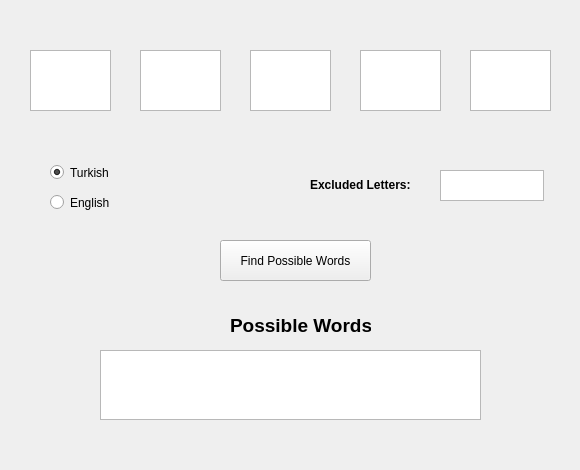
<?xml version="1.0" encoding="UTF-8"?>
<ui version="4.0">
 <class>MainWindow</class>
 <widget class="QMainWindow" name="MainWindow">
  <property name="geometry">
   <rect>
    <x>0</x>
    <y>0</y>
    <width>580</width>
    <height>470</height>
   </rect>
  </property>
  <property name="sizePolicy">
   <sizepolicy hsizetype="Fixed" vsizetype="Expanding">
    <horstretch>0</horstretch>
    <verstretch>0</verstretch>
   </sizepolicy>
  </property>
  <property name="minimumSize">
   <size>
    <width>580</width>
    <height>470</height>
   </size>
  </property>
  <property name="maximumSize">
   <size>
    <width>580</width>
    <height>470</height>
   </size>
  </property>
  <property name="windowTitle">
   <string>WordleFinder</string>
  </property>
  <widget class="QWidget" name="centralwidget">
   <property name="sizePolicy">
    <sizepolicy hsizetype="Fixed" vsizetype="Expanding">
     <horstretch>0</horstretch>
     <verstretch>0</verstretch>
    </sizepolicy>
   </property>
   <widget class="QTextEdit" name="input_ltr0">
    <property name="geometry">
     <rect>
      <x>30</x>
      <y>50</y>
      <width>81</width>
      <height>61</height>
     </rect>
    </property>
    <property name="styleSheet">
     <string notr="true">font: 28pt &quot;Ubuntu Sans&quot;;</string>
    </property>
    <property name="html">
     <string>&lt;!DOCTYPE HTML PUBLIC &quot;-//W3C//DTD HTML 4.0//EN&quot; &quot;http://www.w3.org/TR/REC-html40/strict.dtd&quot;&gt;
&lt;html&gt;&lt;head&gt;&lt;meta name=&quot;qrichtext&quot; content=&quot;1&quot; /&gt;&lt;style type=&quot;text/css&quot;&gt;
p, li { white-space: pre-wrap; }
&lt;/style&gt;&lt;/head&gt;&lt;body style=&quot; font-family:'Ubuntu Sans'; font-size:28pt; font-weight:400; font-style:normal;&quot;&gt;
&lt;p align=&quot;center&quot; style=&quot;-qt-paragraph-type:empty; margin-top:0px; margin-bottom:0px; margin-left:0px; margin-right:0px; -qt-block-indent:0; text-indent:0px;&quot;&gt;&lt;br /&gt;&lt;/p&gt;&lt;/body&gt;&lt;/html&gt;</string>
    </property>
   </widget>
   <widget class="QPushButton" name="button_find">
    <property name="geometry">
     <rect>
      <x>220</x>
      <y>240</y>
      <width>151</width>
      <height>41</height>
     </rect>
    </property>
    <property name="text">
     <string>Find Possible Words</string>
    </property>
   </widget>
   <widget class="QRadioButton" name="radio_english">
    <property name="geometry">
     <rect>
      <x>50</x>
      <y>190</y>
      <width>111</width>
      <height>25</height>
     </rect>
    </property>
    <property name="text">
     <string>English</string>
    </property>
   </widget>
   <widget class="QLabel" name="label_notContain">
    <property name="geometry">
     <rect>
      <x>310</x>
      <y>170</y>
      <width>131</width>
      <height>31</height>
     </rect>
    </property>
    <property name="text">
     <string>&lt;html&gt;&lt;head/&gt;&lt;body&gt;&lt;p&gt;&lt;span style=&quot; font-weight:600;&quot;&gt;Excluded Letters:&lt;/span&gt;&lt;/p&gt;&lt;/body&gt;&lt;/html&gt;</string>
    </property>
   </widget>
   <widget class="QLabel" name="label_possibleWords">
    <property name="geometry">
     <rect>
      <x>230</x>
      <y>310</y>
      <width>141</width>
      <height>31</height>
     </rect>
    </property>
    <property name="text">
     <string>&lt;html&gt;&lt;head/&gt;&lt;body&gt;&lt;p align=&quot;center&quot;&gt;&lt;span style=&quot; font-size:14pt; font-weight:600;&quot;&gt;Possible Words&lt;/span&gt;&lt;/p&gt;&lt;/body&gt;&lt;/html&gt;</string>
    </property>
   </widget>
   <widget class="QPlainTextEdit" name="input_notContain">
    <property name="geometry">
     <rect>
      <x>440</x>
      <y>170</y>
      <width>104</width>
      <height>31</height>
     </rect>
    </property>
   </widget>
   <widget class="QRadioButton" name="radio_turkish">
    <property name="geometry">
     <rect>
      <x>50</x>
      <y>160</y>
      <width>111</width>
      <height>25</height>
     </rect>
    </property>
    <property name="text">
     <string>Turkish</string>
    </property>
    <property name="checked">
     <bool>true</bool>
    </property>
   </widget>
   <widget class="QTextEdit" name="input_ltr0_2">
    <property name="geometry">
     <rect>
      <x>140</x>
      <y>50</y>
      <width>81</width>
      <height>61</height>
     </rect>
    </property>
    <property name="styleSheet">
     <string notr="true">font: 28pt &quot;Ubuntu Sans&quot;;</string>
    </property>
    <property name="html">
     <string>&lt;!DOCTYPE HTML PUBLIC &quot;-//W3C//DTD HTML 4.0//EN&quot; &quot;http://www.w3.org/TR/REC-html40/strict.dtd&quot;&gt;
&lt;html&gt;&lt;head&gt;&lt;meta name=&quot;qrichtext&quot; content=&quot;1&quot; /&gt;&lt;style type=&quot;text/css&quot;&gt;
p, li { white-space: pre-wrap; }
&lt;/style&gt;&lt;/head&gt;&lt;body style=&quot; font-family:'Ubuntu Sans'; font-size:28pt; font-weight:400; font-style:normal;&quot;&gt;
&lt;p align=&quot;center&quot; style=&quot;-qt-paragraph-type:empty; margin-top:0px; margin-bottom:0px; margin-left:0px; margin-right:0px; -qt-block-indent:0; text-indent:0px;&quot;&gt;&lt;br /&gt;&lt;/p&gt;&lt;/body&gt;&lt;/html&gt;</string>
    </property>
   </widget>
   <widget class="QTextEdit" name="input_ltr0_3">
    <property name="geometry">
     <rect>
      <x>250</x>
      <y>50</y>
      <width>81</width>
      <height>61</height>
     </rect>
    </property>
    <property name="styleSheet">
     <string notr="true">font: 28pt &quot;Ubuntu Sans&quot;;</string>
    </property>
    <property name="html">
     <string>&lt;!DOCTYPE HTML PUBLIC &quot;-//W3C//DTD HTML 4.0//EN&quot; &quot;http://www.w3.org/TR/REC-html40/strict.dtd&quot;&gt;
&lt;html&gt;&lt;head&gt;&lt;meta name=&quot;qrichtext&quot; content=&quot;1&quot; /&gt;&lt;style type=&quot;text/css&quot;&gt;
p, li { white-space: pre-wrap; }
&lt;/style&gt;&lt;/head&gt;&lt;body style=&quot; font-family:'Ubuntu Sans'; font-size:28pt; font-weight:400; font-style:normal;&quot;&gt;
&lt;p align=&quot;center&quot; style=&quot;-qt-paragraph-type:empty; margin-top:0px; margin-bottom:0px; margin-left:0px; margin-right:0px; -qt-block-indent:0; text-indent:0px;&quot;&gt;&lt;br /&gt;&lt;/p&gt;&lt;/body&gt;&lt;/html&gt;</string>
    </property>
   </widget>
   <widget class="QTextEdit" name="input_ltr0_4">
    <property name="geometry">
     <rect>
      <x>360</x>
      <y>50</y>
      <width>81</width>
      <height>61</height>
     </rect>
    </property>
    <property name="styleSheet">
     <string notr="true">font: 28pt &quot;Ubuntu Sans&quot;;</string>
    </property>
    <property name="html">
     <string>&lt;!DOCTYPE HTML PUBLIC &quot;-//W3C//DTD HTML 4.0//EN&quot; &quot;http://www.w3.org/TR/REC-html40/strict.dtd&quot;&gt;
&lt;html&gt;&lt;head&gt;&lt;meta name=&quot;qrichtext&quot; content=&quot;1&quot; /&gt;&lt;style type=&quot;text/css&quot;&gt;
p, li { white-space: pre-wrap; }
&lt;/style&gt;&lt;/head&gt;&lt;body style=&quot; font-family:'Ubuntu Sans'; font-size:28pt; font-weight:400; font-style:normal;&quot;&gt;
&lt;p align=&quot;center&quot; style=&quot;-qt-paragraph-type:empty; margin-top:0px; margin-bottom:0px; margin-left:0px; margin-right:0px; -qt-block-indent:0; text-indent:0px;&quot;&gt;&lt;br /&gt;&lt;/p&gt;&lt;/body&gt;&lt;/html&gt;</string>
    </property>
   </widget>
   <widget class="QTextEdit" name="input_ltr0_5">
    <property name="geometry">
     <rect>
      <x>470</x>
      <y>50</y>
      <width>81</width>
      <height>61</height>
     </rect>
    </property>
    <property name="styleSheet">
     <string notr="true">font: 28pt &quot;Ubuntu Sans&quot;;</string>
    </property>
    <property name="html">
     <string>&lt;!DOCTYPE HTML PUBLIC &quot;-//W3C//DTD HTML 4.0//EN&quot; &quot;http://www.w3.org/TR/REC-html40/strict.dtd&quot;&gt;
&lt;html&gt;&lt;head&gt;&lt;meta name=&quot;qrichtext&quot; content=&quot;1&quot; /&gt;&lt;style type=&quot;text/css&quot;&gt;
p, li { white-space: pre-wrap; }
&lt;/style&gt;&lt;/head&gt;&lt;body style=&quot; font-family:'Ubuntu Sans'; font-size:28pt; font-weight:400; font-style:normal;&quot;&gt;
&lt;p align=&quot;center&quot; style=&quot;-qt-paragraph-type:empty; margin-top:0px; margin-bottom:0px; margin-left:0px; margin-right:0px; -qt-block-indent:0; text-indent:0px;&quot;&gt;&lt;br /&gt;&lt;/p&gt;&lt;/body&gt;&lt;/html&gt;</string>
    </property>
   </widget>
   <widget class="QPlainTextEdit" name="label_result">
    <property name="geometry">
     <rect>
      <x>100</x>
      <y>350</y>
      <width>381</width>
      <height>70</height>
     </rect>
    </property>
    <property name="readOnly">
     <bool>true</bool>
    </property>
   </widget>
  </widget>
  <widget class="QMenuBar" name="menubar">
   <property name="geometry">
    <rect>
     <x>0</x>
     <y>0</y>
     <width>580</width>
     <height>24</height>
    </rect>
   </property>
  </widget>
 </widget>
 <resources/>
 <connections/>
</ui>
